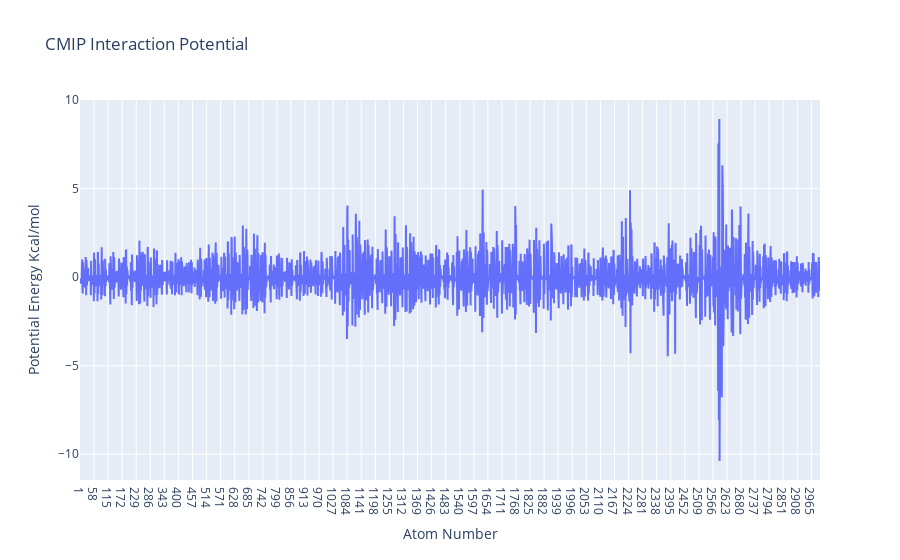

The notebook cell this image was saved under:
### Markdown cell above
<a id="plotRBD_atoms"></a>
### Interaction energy by atom
Visualizing the **interaction potential energies** computed by **CMIP**. The plot shows **interactions energies** (in kcal/mol, Y axis) for **each of the atoms** of the **RBD protein** (X axis).

### Code cell
import plotly
import plotly.graph_objs as go
from biobb_cmip.utils.representation import get_energies_byat

atom_list, energy_dict = get_energies_byat(RBD_byat_out, cutoff=55)

plotly.offline.init_notebook_mode(connected=True)

fig = {"data": [go.Scatter(x=atom_list, y=energy_dict['ES&VDW'])],
       "layout": go.Layout(title="CMIP Interaction Potential", 
                           xaxis=dict(title = "Atom Number"), 
                           yaxis=dict(title = "Potential Energy Kcal/mol"))}

plotly.offline.iplot(fig)

### Figure 1 — Plotly figure (JSON) as saved in the notebook; plotly's stock layout.template omitted (floating-point values rounded to 4 significant figures; data arrays with more than 128 entries replaced by an {"elided": "..."} marker saying what was removed)
{"data": [{"type": "scatter", "x": {"elided": "3000 str values"}, "y": {"elided": "3000 float values"}}], "layout": {"title": {"text": "CMIP Interaction Potential"}, "xaxis": {"title": {"text": "Atom Number"}}, "yaxis": {"title": {"text": "Potential Energy Kcal/mol"}}}}
